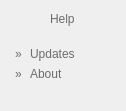
   <widget class="QWidget" name="wdg_submenu_help" native="true">
    <property name="geometry">
     <rect>
      <x>590</x>
      <y>780</y>
      <width>126</width>
      <height>111</height>
     </rect>
    </property>
    <property name="styleSheet">
     <string notr="true">background-image: url(:/images/Images/submenu_backgrounds/bg_selected_menu_help.png);</string>
    </property>
    <widget class="QLabel" name="lbl_menuHelp">
     <property name="geometry">
      <rect>
       <x>50</x>
       <y>10</y>
       <width>91</width>
       <height>17</height>
      </rect>
     </property>
     <property name="styleSheet">
      <string notr="true">background-image: url(:/images/Images/alpha.png);
color: rgb(108, 108, 108);
font: 10pt &quot;Arial&quot;;</string>
     </property>
     <property name="text">
      <string>Help</string>
     </property>
    </widget>
    <widget class="QLabel" name="lbl_menuHelp_about">
     <property name="geometry">
      <rect>
       <x>30</x>
       <y>65</y>
       <width>81</width>
       <height>17</height>
      </rect>
     </property>
     <property name="styleSheet">
      <string notr="true">background-image: url(:/images/Images/alpha.png);
color: rgb(108, 108, 108);
font: 10pt &quot;Arial&quot;;</string>
     </property>
     <property name="text">
      <string>About</string>
     </property>
    </widget>
    <widget class="QLabel" name="label_10">
     <property name="geometry">
      <rect>
       <x>10</x>
       <y>32</y>
       <width>105</width>
       <height>16</height>
      </rect>
     </property>
     <property name="styleSheet">
      <string notr="true">image: url(:/images/Images/sub_menu_separator.png);
background-image: url(:/images/Images/alpha.png);</string>
     </property>
     <property name="text">
      <string/>
     </property>
    </widget>
    <widget class="QLabel" name="lbl_menuHelp_updates">
     <property name="geometry">
      <rect>
       <x>30</x>
       <y>45</y>
       <width>81</width>
       <height>17</height>
      </rect>
     </property>
     <property name="styleSheet">
      <string notr="true">background-image: url(:/images/Images/alpha.png);
color: rgb(108, 108, 108);
font: 10pt &quot;Arial&quot;;</string>
     </property>
     <property name="text">
      <string>Updates</string>
     </property>
    </widget>
    <widget class="QLabel" name="lbl_menuCard_Read_10">
     <property name="geometry">
      <rect>
       <x>15</x>
       <y>45</y>
       <width>16</width>
       <height>17</height>
      </rect>
     </property>
     <property name="styleSheet">
      <string notr="true">background-image: url(:/images/Images/alpha.png);
color: rgb(108, 108, 108);
font: 10pt &quot;Arial&quot;;</string>
     </property>
     <property name="text">
      <string>»</string>
     </property>
    </widget>
    <widget class="QLabel" name="lbl_menuCard_Read_11">
     <property name="geometry">
      <rect>
       <x>15</x>
       <y>65</y>
       <width>16</width>
       <height>17</height>
      </rect>
     </property>
     <property name="styleSheet">
      <string notr="true">background-image: url(:/images/Images/alpha.png);
color: rgb(108, 108, 108);
font: 10pt &quot;Arial&quot;;</string>
     </property>
     <property name="text">
      <string>»</string>
     </property>
    </widget>
   </widget>
